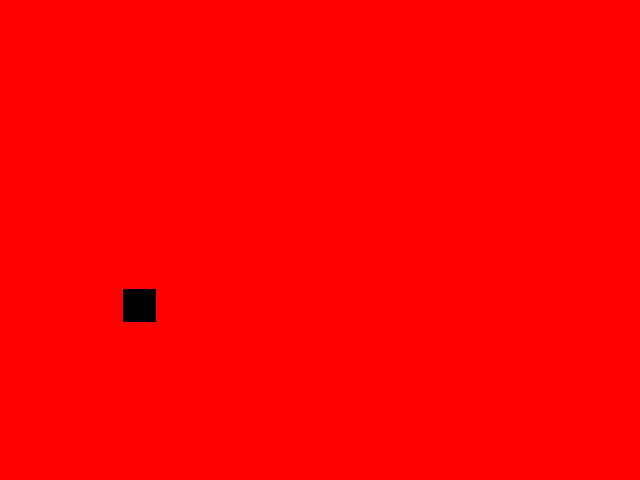
#> input picture Datasets/test/3.png, 640 x 480 px, found by its file name
$ jupyter execute open_image_js_annotator.ipynb
#> lines starting #> are read from the running program, lines starting #| are printed output that depends on the picture; after the words box and inside, x2 and y2 are one past the last pixel; in counts of white or black regions, pixels touching at a corner belong together
[cell 1]
import cv2
import os
import matplotlib.pyplot as plt
import numpy as np

[cell 2]
img_example = cv2.imread('./test/3.PNG',1)
#> img_example is the input picture: shape (480, 640, 3); mean B, G, R 0, 0, 0.996
img_example = np.argmax(img_example,axis=-1)
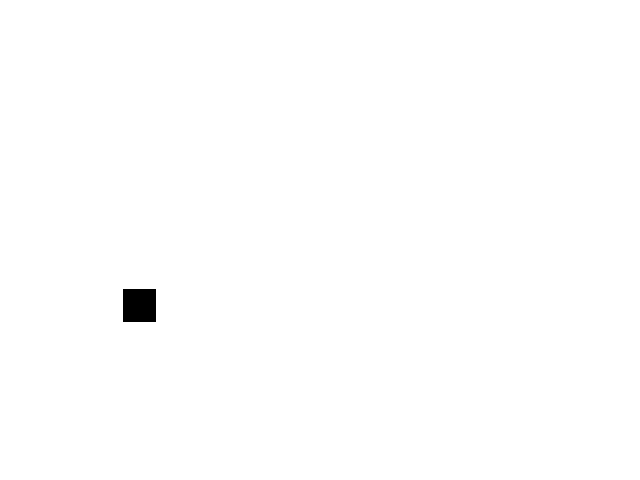
#> img_example: shape (480, 640) int64; values 0 (black) and 2 (white), 99.6% white; 1 black region, box (x1, y1, x2, y2) and area: (123, 289, 156, 322) 1089
# img_example[img_example==1]=70
img_example[img_example==2]=1
# img_example[img_example==3]=150
# img_example[img_example==4]=200
# img_example[img_example==5]=250

[cell 3]
print(np.unique(img_example))
#| [0 1]
print(img_example.shape)
#| (480, 640)

[cell 4]
plt.figure(figsize=(12,12))
plt.imshow(img_example, cmap='viridis')

[cell 5]
img_example = cv2.imread('./3.PNG',cv2.IMREAD_ANYDEPTH)
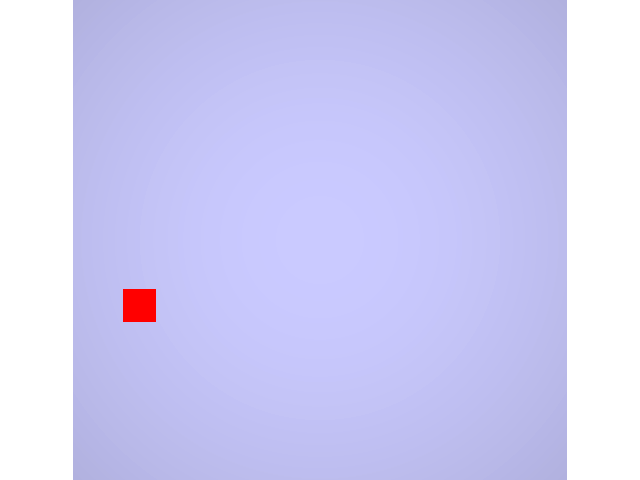
#> input picture Datasets/3.png, 640 x 480 px, found by its file name
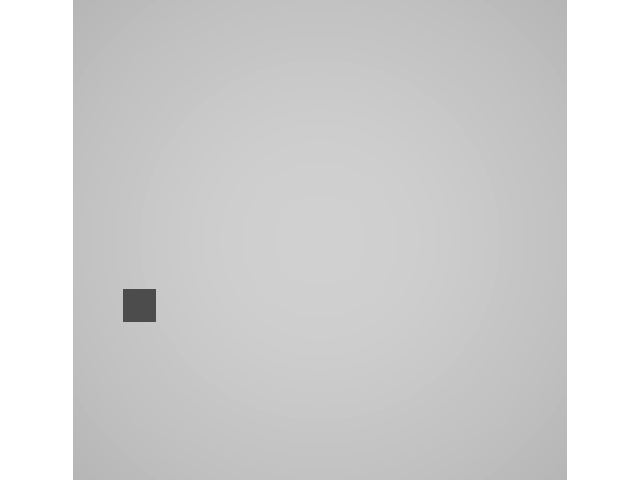
#> img_example: shape (480, 640); min 76, max 255, mean 210.5
plt.figure(figsize=(12,12))
plt.imshow(img_example)

[cell 6]
print(np.unique(img_example))
#| [ 76 182 183 184 185 186 187 189 190 191 192 193 194 195 196 197 198 200
#|  201 202 203 204 205 206 207 208 255]
